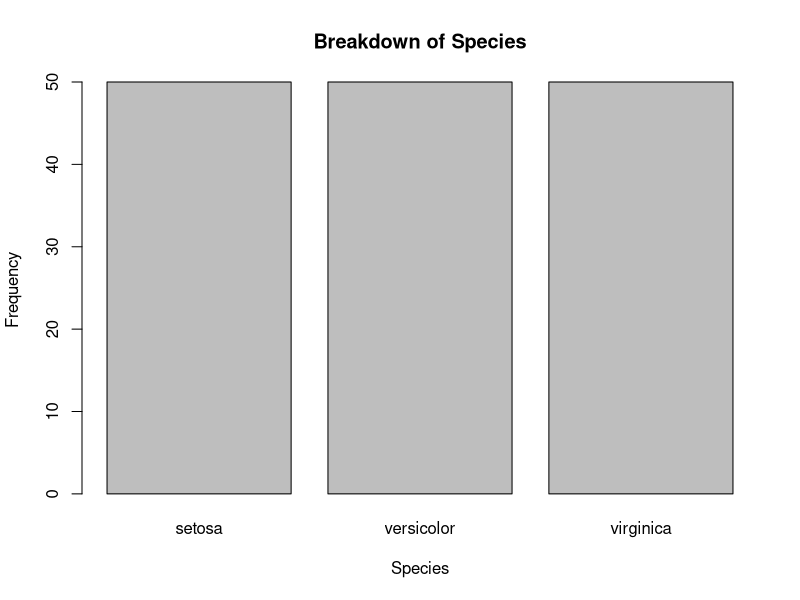
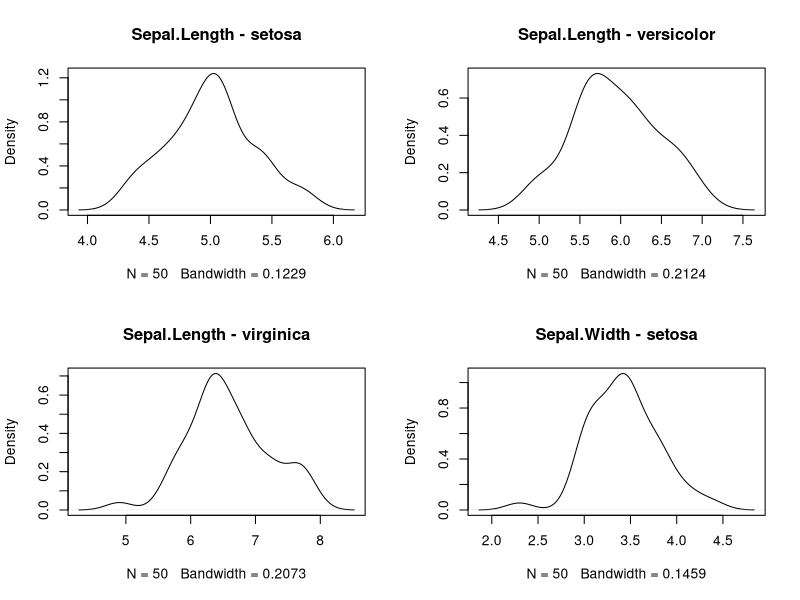
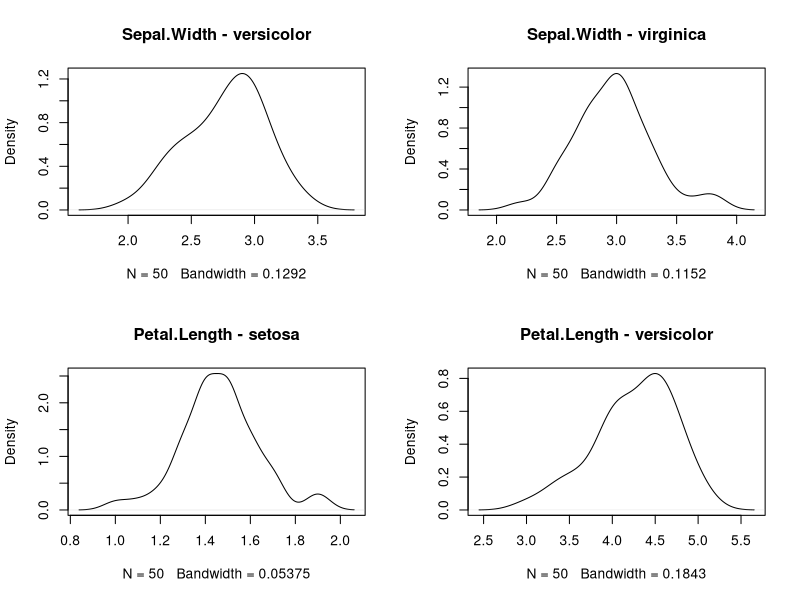
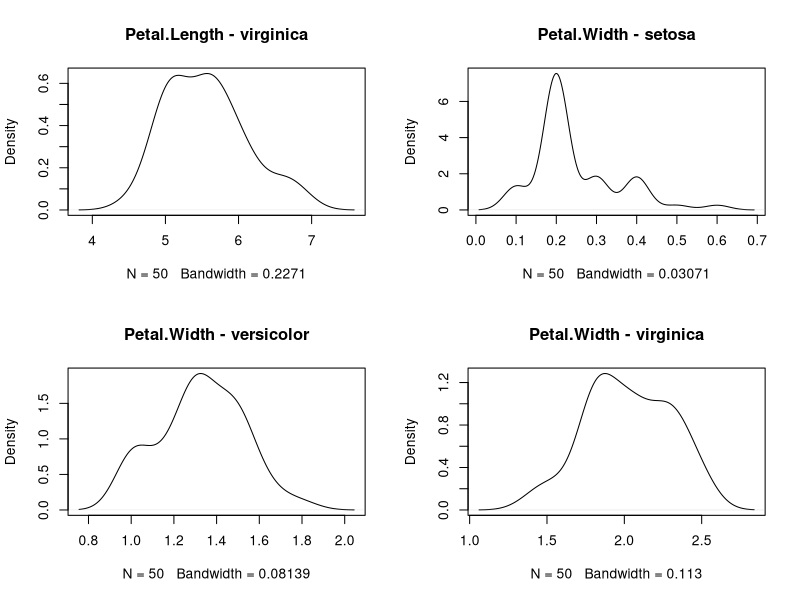

The R script that drew these images, in order:
# Consider the inbuilt iris dataset
# i) Create a variable “y” and attach to it the output attribute of the
#“iris” dataset.
# ii) Create a barplot to breakdown your output attribute.
# iii) Create a density plot matrix for each attribute by class value. 



#load iris dataset

data(iris)

# creating Y variable and attaching the output attribute "Species" to it

y <- iris$Species

#create barplot for "Species"

barplot(table(y), main = "Breakdown of Species", xlab = "Species", ylab = "Frequency")

#Creating density plot matrix for each attribute by class value

# Create density plots for each attribute by Species
attributes <- c("Sepal.Length", "Sepal.Width", "Petal.Length", "Petal.Width")

par(mfrow = c(2, 2))  # Set up a 2x2 grid for plots

lapply(attributes, function(attr) {
  for (species in unique(iris$Species)) {
    subset_data <- iris[iris$Species == species, ]
    density_data <- density(subset_data[[attr]])
    plot(density_data, main = paste(attr, "-", species))
  }
})